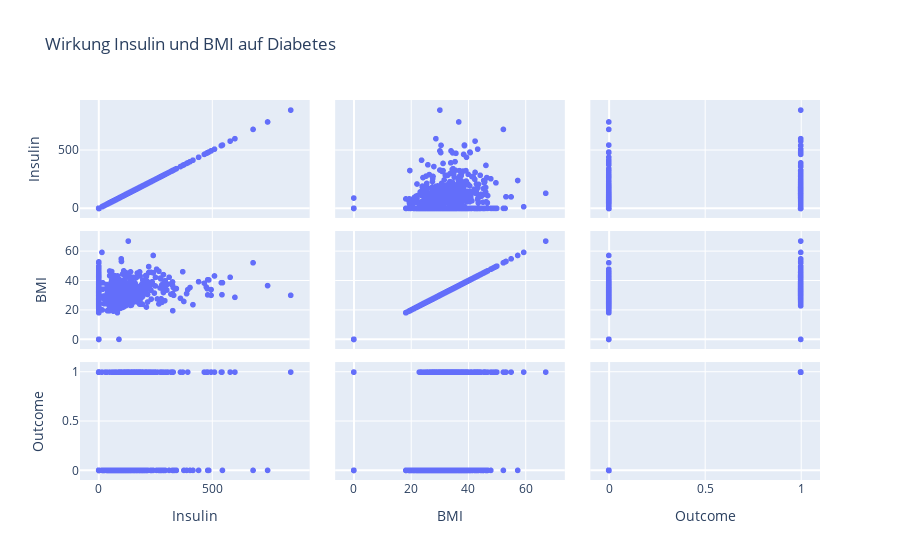

Notebook cell for this chart:
### Markdown cell above
Die Pregnancies reichen von 0 Schwangerschaften bis hin zu 17 Schwangerschaften, was ungewöhnlich hoch ist. Der Mittelwert von 3.85 Schwangerschaften erscheint plausibel, 50 % der Frauen waren maximal dreimal schwanger.

Der Glucose-Wert reicht von 0 bis 199. An der Stelle müsste mit einem Mediziner Rücksprache gehalten werden, ob ein Glucose-Wert von 0 plausibel ist. 

Beim BloodPressure, also den Blutdruck, ist der minimale Wert von 0 jedoch unplausibel. Eine PErson mit einem Blutdruck von 0 ist tot. 

SkinThickness kann erneut nur von Medizinern korrekt eingeordnet werden. Ob eine minimale SkinThickness von 0 und eine maximale SkinThickness von 99 sinnvolle Werte darstellen, können Nichtmediziner nicht sinnvoll beurteilen.

Auch der minimale Insulin-Wert von 0 wirkt seltsam sowie der Body-Maß-Index BMI. Ein BMI von 0 kann nicht sein, denn beim BMI wird das Gewicht einer Person durch die quadrierte Körpergröße geteilt. Ein BMI von 0 bedeutet ein Gewicht von 0, was nicht sein kann.

Die DiabetesPedigree-Funktion können wir ohne medizinisches Fachwissen nicht bewerten.

Beim Alter fällt auf, dass keine Kinder dabei waren. Die jüngste Person ist 21, das mittlere Alter liegt bei 33 Jahren und 75 % aller Personen sind jünger als 41. 

Das Outcome darf nicht einfach statistisch interpretiert werden. Das Outcome gibt an, ob eine Person Diabetes hat (1) oder nicht (0). Auch wenn hier Zahlen verwendet wurden, ist das Outcome eigentlich ein kategoriales Merkmal. Es ist sogar die kategoriale Zielgröße unserer Problemstellung.

5. Erstellen Sie eine Scatter-Matrix mit Insulin, BMI und Outcome. Welche der
  beiden Eigeschaften Insulin oder BMI könnte ehr geeignet sein, Diabetes
  ja/nein zu prognostizieren?

### Code cell
import plotly.express as px 

auswahl = ['Insulin', 'BMI', 'Outcome']
fig = px.scatter_matrix(daten[auswahl],
    title='Wirkung Insulin und BMI auf Diabetes')
fig.show()

### Figure 1 — Plotly figure (JSON) as saved in the notebook; plotly's stock layout.template omitted (floating-point values rounded to 4 significant figures; data arrays with more than 128 entries replaced by an {"elided": "..."} marker saying what was removed)
{"data": [{"dimensions": [{"axis": {"matches": true}, "label": "Insulin", "values": {"elided": "768 int values"}}, {"axis": {"matches": true}, "label": "BMI", "values": {"elided": "768 float values"}}, {"axis": {"matches": true}, "label": "Outcome", "values": {"elided": "768 int values"}}], "hovertemplate": "%{xaxis.title.text}=%{x}<br>%{yaxis.title.text}=%{y}<extra></extra>", "legendgroup": "", "marker": {"color": "#636efa", "symbol": "circle"}, "name": "", "showlegend": false, "type": "splom"}], "layout": {"dragmode": "select", "legend": {"tracegroupgap": 0}, "title": {"text": "Wirkung Insulin und BMI auf Diabetes"}}}
